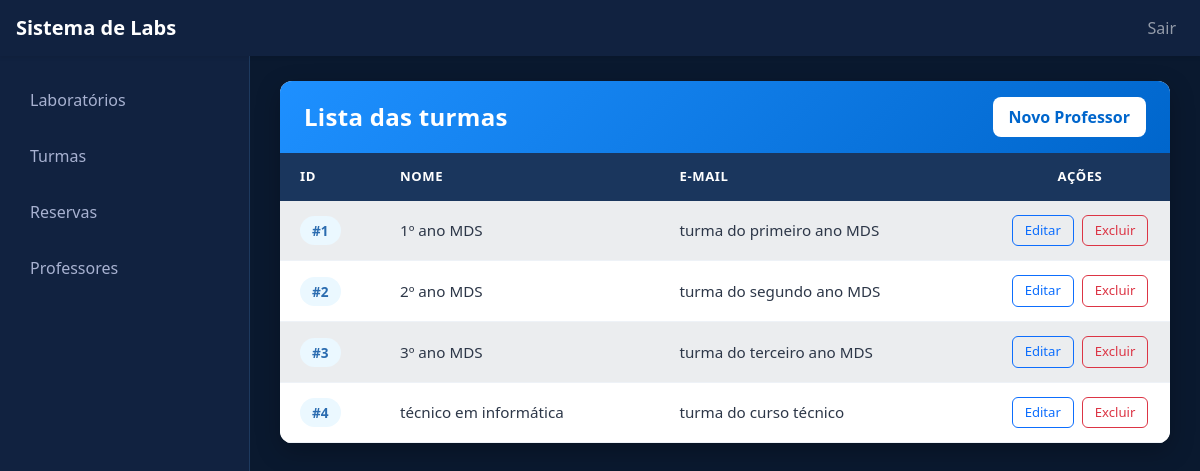
Page /turma.php on the committed database.
### tables this page shows
create table turmas (
  cd_turma int primary key auto_increment not null,
  nm_turma varchar(100) not null,
  ds_turma varchar(100)
);

### turma.php (the view, shortened to what this page needs)
<?php
require_once("conexao.php");
$id = $_GET['cd'] ?? null;
if ($id) {
    $sql = "SELECT * FROM turmas WHERE cd_turma = ?";
    $stmt = mysqli_prepare($conexao, $sql);
    mysqli_stmt_bind_param($stmt, "i", $id);
    mysqli_stmt_execute($stmt);
    $resultado = mysqli_stmt_get_result($stmt);
} else {
    $sql = "SELECT * FROM turmas";
    $resultado = mysqli_query($conexao, $sql);
}
?>
<!DOCTYPE html>
<html lang="pt-br">
<head>
    <link href="https://cdn.jsdelivr.net/npm/bootstrap@5.3.3/dist/css/bootstrap.min.css" rel="stylesheet">
</head>
<body>
    <nav class="navbar navbar-expand-lg navbar-dark fixed-top shadow-sm">
        <div class="container-fluid px-3">
            <a class="navbar-brand fw-bold" href="#">Sistema de Labs</a>
            <div class="collapse navbar-collapse" id="navbarNav">
                <ul class="navbar-nav ms-auto">
                    <li class="nav-item">
                        <a class="nav-link" href="#">Sair</a>
                    </li>
                </ul>
            </div>
        </div>
    </nav>
  <div class="sidebar">
    <ul class="nav flex-column pt-3">
        <li class="nav-item">
            <a class="nav-link " href="index.php">
                Laboratórios
            </a>
        </li>
        <li class="nav-item">
            <a class="nav-link <?= $pagina == 'turma.php' ? 'active' : '' ?>" href="turma.php">
                Turmas
            </a>
        </li>
        <li class="nav-item">
            <a class="nav-link " href="reserva.php">
                Reservas
            </a>
        </li>
        <li class="nav-item">
            <a class="nav-link " href="professores.php">
                Professores
            </a>
        </li>
    </ul>
</div>
    <div class="main-content">
        <div class="row">
            <div class="col-12">
                <div class="card">
                    <div class="card-header text-white d-flex justify-content-between align-items-center">
                        <h4 class="mb-0">Lista das turmas</h4>
                        <a href="cadastrar_professor.php" class="btn btn-novo">
                             Novo Professor
                        </a>
                    </div>
                    <div class="card-body p-0">
                        <?php if (mysqli_num_rows($resultado) > 0): ?>
                            <div class="table-responsive">
                                <table class="table table-striped table-hover align-middle mb-0">
                                    <thead>
                                        <tr>
                                            <th style="width: 100px;">ID</th>
                                            <th>Nome</th>
                                            <th>E-mail</th>
                                            <th style="width: 180px;" class="text-center">Ações</th>
                                        </tr>
                                    </thead>
                                    <tbody>
                                        <?php while ($linha = mysqli_fetch_assoc($resultado)): ?>
                                            <tr>
                                                <td>
                                                    <span class="badge-id">
                                                        #<?= htmlspecialchars($linha['cd_turma']) ?>
                                                    </span>
                                                </td>
                                                <td class="fw-medium">
                                                    <?= htmlspecialchars($linha['nm_turma']) ?>
                                                </td>
                                                <td>
                                                    <?= htmlspecialchars($linha['ds_turma']) ?>
                                                </td>
                                                <td class="text-center">
                                                    <a href="editar_turma.php?cd=<?= $linha['cd_turma'] ?>"
                                                       class="btn btn-outline-primary btn-action me-1">
                                                        Editar
                                                    </a>
                                                    <a href="excluir_turma.php?cd=<?= $linha['cd_turma'] ?>"
                                                       class="btn btn-outline-danger btn-action"
                                                       onclick="return confirm('Tem certeza que deseja excluir esta turma?')">
                                                        Excluir
                                                    </a>
                                                </td>
                                            </tr>
                                        <?php endwhile; ?>
                                    </tbody>
                                </table>
                            </div>
                        <?php endif; ?>
                    </div>
                </div>
            </div>
        </div>
    </div>
</body>
</html>

### turma.php (style rules this page uses)
body { background-color: #0a192f; min-height: 100vh; overflow-x: hidden; padding-top: 56px; }
.navbar { background-color: #112240 !important; height: 56px; z-index: 1030; }
.sidebar { width: 250px; height: calc(100vh - 56px); background-color: #112240; position: fixed; top: 56px; left: 0; border-right: 1px solid #1e3a5f; overflow-y: auto; }
.sidebar .nav-link { color: #a8b2d1; padding: 12px 20px; margin: 4px 10px; border-radius: 8px; transition: all 0.2s; }
.main-content { margin-left: 250px; padding: 25px 30px; min-height: calc(100vh - 56px); }
.card { border: none; border-radius: 12px; background-color: #ffffff; overflow: hidden; box-shadow: 0 8px 25px rgba(0, 0, 0, 0.25); }
.card-header { background: linear-gradient(135deg, #1e90ff, #0066cc); border: none; padding: 16px 24px; }
.card-header h4 { font-weight: 600; letter-spacing: 0.3px; margin: 0; }
.table { margin-bottom: 0; }
.table thead th { background-color: #1a365d; color: #ffffff; font-weight: 600; text-transform: uppercase; font-size: 0.82rem; letter-spacing: 0.6px; padding: 14px 20px; border: none; }
.table tbody td { padding: 14px 20px; vertical-align: middle; border-color: #eef2f7; color: #2d3748; font-size: 0.95rem; }
.table tbody tr { transition: background-color 0.15s ease; }
.table-striped > tbody > tr:nth-of-type(odd) > * { background-color: #f8fafc; }
.badge-id { background-color: #ebf8ff; color: #2b6cb0; font-weight: 600; padding: 5px 12px; border-radius: 50px; font-size: 0.85rem; }
.btn-action { padding: 5px 12px; font-size: 0.82rem; border-radius: 6px; font-weight: 500; }
.btn-novo { background-color: #ffffff; color: #0066cc; font-weight: 600; border: none; padding: 8px 16px; border-radius: 8px; transition: all 0.2s; }

### rows in the picture
turmas: cd_turma "1", nm_turma "1º ano MDS", ds_turma "turma do primeiro ano MDS"
turmas: cd_turma "2", nm_turma "2º ano MDS", ds_turma "turma do segundo ano MDS"
turmas: cd_turma "3", nm_turma "3º ano MDS", ds_turma "turma do terceiro ano MDS"
turmas: cd_turma "4", nm_turma "técnico em informática", ds_turma "turma do curso técnico"
